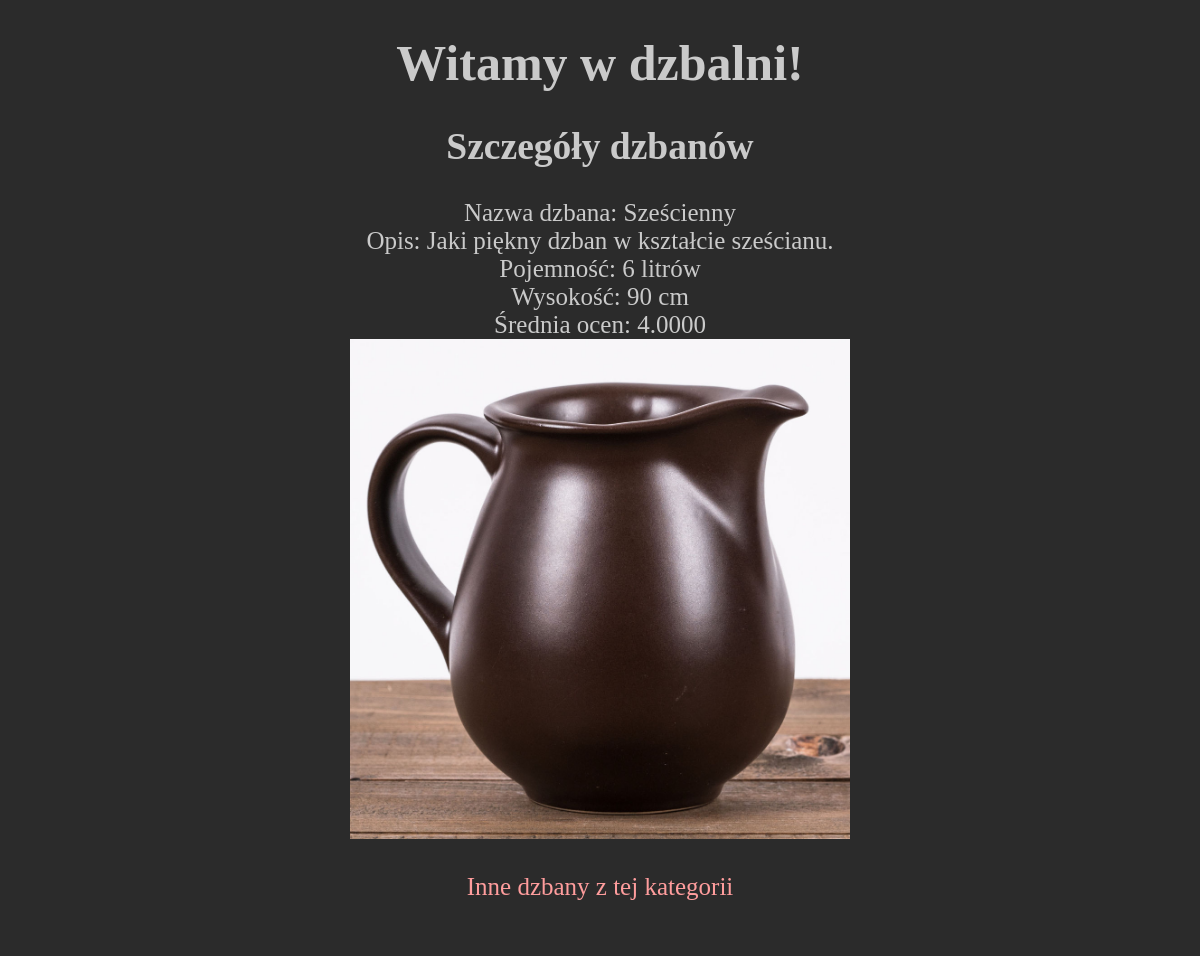
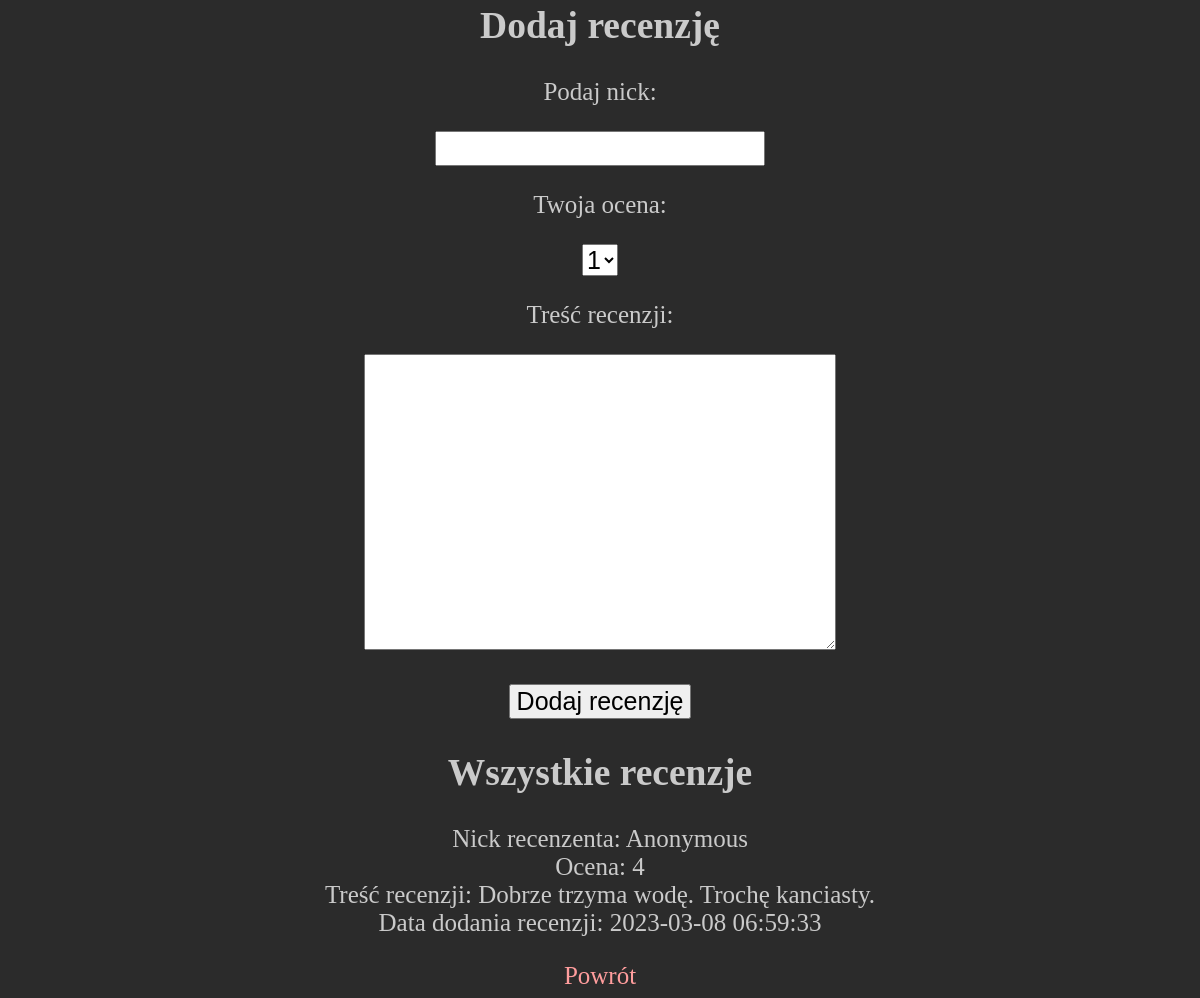
The app's page /details.php?id=2 with its own data (2 pictures, top to bottom).
### tables this page shows
CREATE TABLE `dzbany` (
  `ID` int(10) UNSIGNED NOT NULL,
  `idKategorii` int(10) UNSIGNED NOT NULL,
  `nazwa` varchar(50) NOT NULL,
  `obrazek` varchar(50) NOT NULL,
  `opis` text NOT NULL,
  `pojemnosc` int(11) NOT NULL,
  `wysokosc` int(11) NOT NULL
);

CREATE TABLE `recenzje` (
  `ID` int(10) UNSIGNED NOT NULL,
  `idDzbana` int(10) UNSIGNED NOT NULL,
  `nick` varchar(50) NOT NULL,
  `ocena` int(11) NOT NULL,
  `tresc` text NOT NULL,
  `data` timestamp NOT NULL DEFAULT current_timestamp() ON UPDATE current_timestamp()
);

### details.php (the view, shortened to what this page needs)
<!DOCTYPE html>
<html lang="pl">
<head>
    <link rel="stylesheet" href="style.css" />
</head>
<body>
    <header>
        <h1>Witamy w dzbalni!</h1>
    </header>
    <main>
        <article>
            <header>
                <h2>Szczegóły dzbanów</h2>
            </header>
            <?php
            $conn = new mysqli("localhost", "root", "", "dzbanyv2db");
            $ID = $_GET["id"];
            $sql = "SELECT AVG(ocena) AS srednia FROM recenzje WHERE IdDzbana=$ID";
            $result = $conn->query($sql);
            if ($result->num_rows > 0) {
                $srednia = $result->fetch_object()->srednia;
                $sql = "SELECT idKategorii, k.nazwa AS nazwaKat, d.nazwa, obrazek, d.opis, pojemnosc, wysokosc FROM dzbany d, kategorie k WHERE d.ID=$ID AND idKategorii=k.ID";
                $result = $conn->query($sql);
                if ($result->num_rows > 0) {
                    $row = $result->fetch_object();
                    echo "<p>";
                    echo "Nazwa dzbana: {$row->nazwa}<br>Opis: {$row->opis}<br>Pojemność: {$row->pojemnosc} litrów<br>Wysokość: {$row->wysokosc} cm<br>Średnia ocen: {$srednia}<br><img src='images/{$row->obrazek}'/><br><br>";
                    echo "<a href = 'index.php?idKat={$row->idKategorii}'>Inne dzbany z tej kategorii</a> <br><br>";
                    echo "</p>";
                } else {
                    echo "Wystąpił błąd!!!";
                }
            } else {
                echo "Nie masz żadnych dzbanów w swojej kolecji.";
            }
            ?>
        </article>
        <article>
            <header>
                <h2>Dodaj recenzję</h2>
            </header>
            <form action="insertReview.php" method="post">
                <p>Podaj nick: </p>
                <input type="text" name="nick" id="nick">
                <p>Twoja ocena: </p>
                <select name="ocena" id="ocena">
                    <option value="1">1</option>
                </select>
                <p>
                    Treść recenzji:
                </p>
                <textarea name="tresc" id="tresc" cols="30" rows="10"></textarea> <br> <br>
                <input type="submit" value="Dodaj recenzję">
            </form>
        </article>
        <article>
            <header>
                <h2>Wszystkie recenzje</h2>
            </header>
            <?php
            $sql = "SELECT nick, ocena, tresc, data FROM recenzje WHERE idDzbana=$ID";
            $result = $conn->query($sql);
            if ($result->num_rows > 0) {
                while ($row = $result->fetch_object()) {
                    echo "<section>";
                    echo "<p>Nick recenzenta: {$row->nick}<br>Ocena: {$row->ocena}<br>Treść recenzji: {$row->tresc}<br>Data dodania recenzji: {$row->data}</p>";
                    echo "</section>";
                }
            } else {
                echo "Dzban nie ma jeszcze żadnych recenzji.";
            }
            ?>
        </article>
        <a href="index.php">Powrót</a>
    </main>
</body>
</html>

### style.css (style rules this page uses)
body { background-color: rgb(43, 43, 43); color: rgb(202, 202, 202); text-align: center; font-size: 25px; margin-left: 5%; margin-right: 5%; }
input[type="text"], input[type="submit"], input[type="number"], textarea, select { font-size: 25px; }
a { text-decoration: none; }
a:link { color: rgb(255, 157, 157); }
img { width: 500px; height: 500px; }

### records on screen
dzbany: nazwa "Sześcienny", opis "Jaki piękny dzban w kształcie sześcianu.", pojemnosc "6", wysokosc "90", obrazek (picture)
recenzje: nick "Anonymous", ocena "4", tresc "Dobrze trzyma wodę. Trochę kanciasty.", data "2023-03-08 06:59:33"

### other values on screen
$srednia "4.0000"
